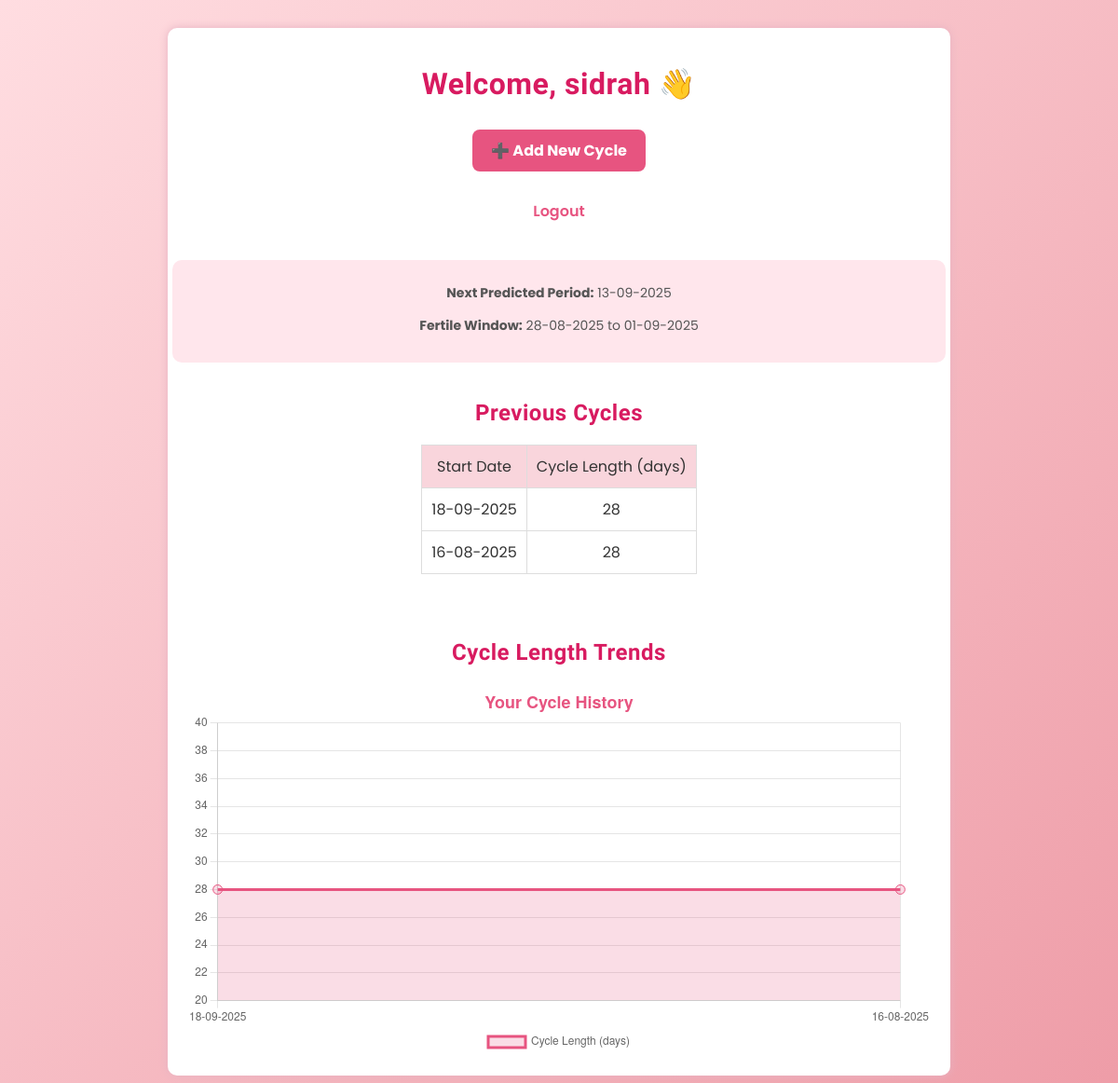
The page /dashboard (signed in) on the database its author committed.
### app.py (models this page shows, shortened)
class User(UserMixin, db.Model):
    id = db.Column(db.Integer, primary_key=True)
    username = db.Column(db.String(50), unique=True, nullable=False)
    password = db.Column(db.String(200), nullable=False)

class Cycle(db.Model):
    id = db.Column(db.Integer, primary_key=True)
    start_date = db.Column(db.String(10), nullable=False)  # DD-MM-YYYY
    cycle_length = db.Column(db.Integer, nullable=False)
    user_id = db.Column(db.Integer, db.ForeignKey('user.id'), nullable=False)

### app.py (the view)
@app.route('/dashboard')
@login_required
def dashboard():
    cycles = Cycle.query.filter_by(user_id=current_user.id).order_by(Cycle.id).all()
    next_period = "N/A"
    fertile_window = "N/A"
    if cycles:
        lengths = [c.cycle_length for c in cycles]
        window = 3
        if len(lengths) >= window:
            avg_length = round(sum(lengths[-window:]) / window)
        else:
            avg_length = lengths[-1]
        last_cycle = cycles[-1]
        last_date = datetime.strptime(last_cycle.start_date, "%d-%m-%Y")
        next_date = last_date + timedelta(days=avg_length)
        next_period = next_date.strftime("%d-%m-%Y")
        fertile_start = next_date - timedelta(days=16)
        fertile_end = next_date - timedelta(days=12)
        fertile_window = f"{fertile_start.strftime('%d-%m-%Y')} to {fertile_end.strftime('%d-%m-%Y')}"
    cycle_list = [(c.start_date, c.cycle_length) for c in cycles]
    cycle_dates = [c.start_date for c in cycles]   # x-axis
    cycle_lengths = [c.cycle_length for c in cycles]  # y-axis
    return render_template('dashboard.html',
                       cycles=cycle_list,
                       next_period=next_period,
                       fertile_window=fertile_window,
                       cycle_dates=cycle_dates,
                       cycle_lengths=cycle_lengths)

### app.py (called while the page is built)
@login_manager.user_loader
def load_user(user_id):
    return User.query.get(int(user_id))

### templates/dashboard.html (shortened to what this page needs)
<!DOCTYPE html>
<html lang="en">
<head>
    <link rel="stylesheet" href="{{ url_for('static', filename='style.css') }}?v=123">
</head>
<body>
    <div class="container">
        <div class="heading">
            <h1>Welcome, {{ current_user.username }} 👋</h1>
            <a href="/add" class="add-btn">➕ Add New Cycle</a>
        </div>
        <div class="nav-links">
            <a href="/logout">Logout</a>
        </div>
        <div class="info-box">
            <p><strong>Next Predicted Period:</strong> {{ next_period }}</p>
            <p><strong>Fertile Window:</strong> {{ fertile_window }}</p>
        </div>
        <div class="content">
            <h2>Previous Cycles</h2>
            {% if cycles %}
            <table>
                <tr>
                    <th>Start Date</th>
                    <th>Cycle Length (days)</th>
                </tr>
                {% for date, length in cycles %}
                <tr>
                    <td>{{ date }}</td>
                    <td>{{ length }}</td>
                </tr>
                {% endfor %}
            </table>
            {% else %}
            <p>No cycles recorded yet. <a href="/add">Add your first cycle</a></p>
            {% endif %}
        </div>
        <div id="chart-container">
            <h2>Cycle Length Trends</h2>
            <canvas id="cycleChart" width="400" height="200"></canvas>
        </div>
    </div>
    <script>
        const ctx = document.getElementById('cycleChart').getContext('2d');
        const cycleChart = new Chart(ctx, {
            type: 'line',
            data: {
                labels: {{ cycle_dates | tojson }},
                datasets: [{
                    label: 'Cycle Length (days)',
                    data: {{ cycle_lengths | tojson }},
                    borderColor: 'rgb(231, 84, 128)',
                    backgroundColor: 'rgba(231, 84, 128, 0.2)',
                    fill: true,
                    tension: 0.3,
                    pointRadius: 5,
                    pointHoverRadius: 7
                }]
            },
            options: {
                scales: {
                    y: {
                        beginAtZero: false,
                        suggestedMin: 20,
                        suggestedMax: 40
                    }
                },
                plugins: {
                    legend: { display: true, position: 'bottom' },
                    title: {
                        display: true,
                        text: 'Your Cycle History',
                        color: '#e75480',
                        font: { size: 18 }
                    }
                }
            }
        });
    </script>
</body>
</html>

### static/style.css (style rules this page uses)
body { margin: 0; padding: 0; font-family: 'Poppins', sans-serif; background: linear-gradient(135deg, #ffdde1, #ee9ca7); color: #333; display: flex; justify-content: center; align-items: center; min-height: 100vh; }
.container { width: 90%; max-width: 600px; margin: 50px auto; padding: 40px; background: #fff; border-radius: 25px; box-shadow: 0 10px 25px rgba(0,0,0,0.2); display: flex; flex-direction: column; align-items: center; gap: 15px; }
.heading h1 { font-family: 'Baloo 2', cursive; color: #d81b60; text-align: center; }
.nav-links { text-align: center; }
.nav-links a { margin: 0 10px; text-decoration: none; font-weight: 600; color: #d81b60; }
h1, h2, h3 { font-family: 'Baloo 2', cursive; color: #d81b60; margin-bottom: 20px; text-align: center; }
table { width: 100%; border-collapse: collapse; margin-top: 20px; }
th, td { padding: 10px; border-bottom: 2px solid #ffb3b3; text-align: center; }
a { color: #8e24aa; text-decoration: none; font-weight: 600; }
p, .message { font-size: 14px; color: #555; margin-top: 10px; }

### templates/dashboard.html (style rules this page uses)
body { font-family: 'Poppins', sans-serif; background-color: #ffeef2; color: #333; margin: 0; padding: 0; text-align: center; }
h1, h2, h3 { font-weight: 600; letter-spacing: 0.5px; }
p, td, th, label, input, a { font-weight: 400; }
a { color: #fff; text-decoration: none; font-weight: bold; }
.container { max-width: 800px; background: white; margin: 30px auto; border-radius: 10px; padding: 20px; box-shadow: 0px 0px 10px #e6b3c2; display: flex; flex-direction: column; align-items: center; gap: 20px; }
h1 { color: #e75480; }
table { width: 100%; border-collapse: collapse; margin-top: 15px; }
th, td { padding: 10px; border: 1px solid #ddd; }
th { background-color: #f9d5dc; }
#chart-container { margin-top: 30px; width: 100%; }
canvas { margin-top: 15px; }
.info-box { background-color: #ffe6ec; padding: 15px; border-radius: 10px; margin-top: 20px; font-size: 18px; width: 100%; }
.add-btn { display: inline-block; margin: 10px 0; background-color: #e75480; color: white; padding: 10px 20px; border-radius: 8px; text-decoration: none; font-weight: bold; transition: 0.3s; }
.nav-links a { color: #e75480; font-weight: 600; text-decoration: none; margin: 0 10px; }

### rows shown on the page
User: username "sidrah"
Cycle: start_date "18-09-2025", cycle_length "28"
Cycle: start_date "16-08-2025", cycle_length "28"

### other values the page prints
{{ next_period }} "13-09-2025"
{{ fertile_window }} "28-08-2025 to 01-09-2025"
chart data {{ cycle_dates | tojson }} ["18-09-2025", "16-08-2025"]
chart data {{ cycle_lengths | tojson }} [28, 28]
